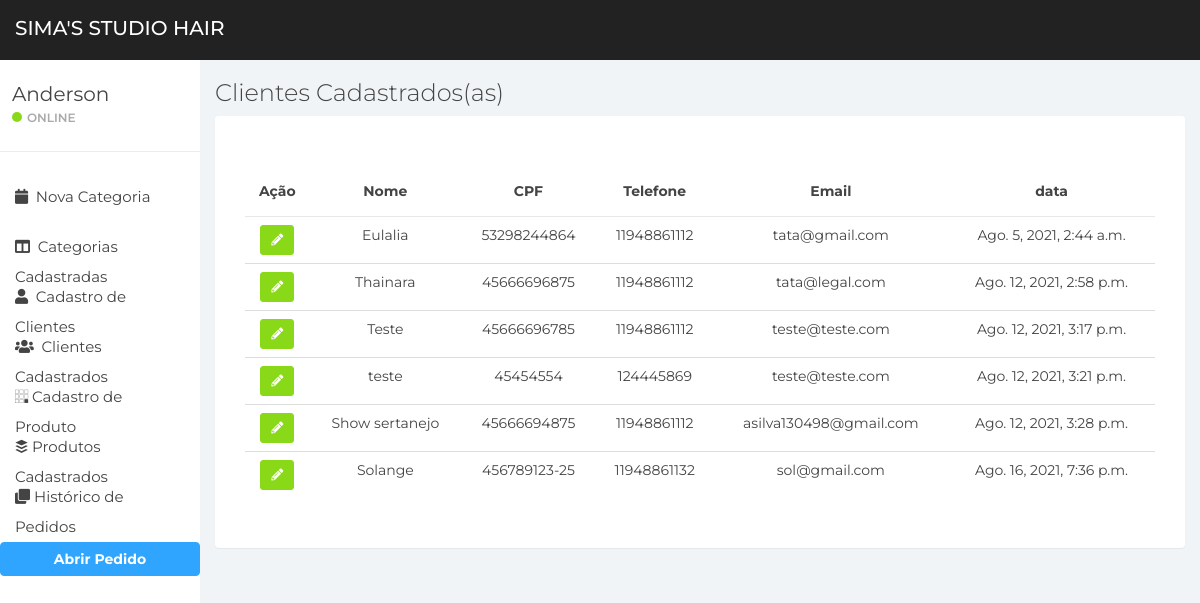
The page /cliente/list-cliente/ on the database its author committed.
### apps/cliente/models.py (models this page shows, shortened)
class Cliente(models.Model):
    loja = models.ForeignKey(to=Store, on_delete=models.DO_NOTHING, blank=True, null=True)
    nome = models.CharField(max_length=50)
    sobrenome = models.CharField(max_length=50)
    cpf = models.CharField(max_length=15,unique=True)
    telefone = models.CharField(max_length=200)
    email = models.EmailField(max_length=100)
    data = models.DateTimeField(auto_now_add=True)
    is_active = models.BooleanField(default=True)
    class Meta:
        verbose_name = "Cliente"
        verbose_name_plural = "Clientes"

### apps/cliente/views.py (the view)
# urls.py: path('list-cliente/', views.list_cliente, name="list-cliente"),
def list_cliente(request):
    page_title = 'Clientes Cadastrados(as)'
    msg = None
    notification = None
    clientes = None
    clientes = models.Cliente.objects.filter(is_active=True)
    if not clientes:
        msg = 'Nenhum cliente Cadastrado(a)'
        notification = 'danger'
    context = {
        'clientes': clientes, 'notification': notification, 'msg': msg, 'page_title': page_title
    }
    return render(request, 'clientes_cadastrados.html', context)

### apps/cliente/templates/clientes_cadastrados.html
{% extends 'base/base.html' %}
{% block content %}
<div class="panel-body">
    <div class="table-responsive">
        <table class="table">
            <thead>
            <tr>
                <th class="text-center">Ação</th>
                <th class="text-center">Nome</th>
                <th class="text-center">CPF</th>
                <th class="text-center">Telefone</th>
                <th class="text-center">Email</th>
                <th class="text-center">data</th>
            </tr>
            </thead>
            <tbody>
            {% for u in clientes %}
            <tr>
                <td align="center">
                    <div class="btn-group btn-group-smd shadow" role="group" aria-label="Basic example">
                        <a href="{% url 'cliente:edit-cliente' u.pk %}" class="btn btn-success btn-sm shadow"><i class="fas fa-pencil-alt"></i></a>
                    </div>
                </td>
                <td align="center">{{ u.nome }}</td>
                <td align="center">{{ u.cpf }}</td>
                <td align="center">{{ u.telefone }}</td>
                <td align="center">{{ u.email }}</td>
                <td align="center">{{ u.data }}</td>
            </tr>
            {% endfor %}
            </tbody>
        </table>
    </div>
</div>
{% endblock %}

### static/css/styles.css (style rules this page uses)
body { background: #f1f4f7; padding-top: 60px; font-size: 14px; color: #444444; font-family: "Montserrat", "Helvetica Neue", Helvetica, Arial, sans-serif; }
a, a:hover, a:focus { color: #30a5ff; }
.btn-success, .btn-success:hover, .btn-success:focus, .btn-success:active, .btn-success.active, .open > .dropdown-toggle.btn-success, .btn-success.disabled, .btn-success[disabled], fieldset[disabled] .btn-success, .btn-success.disabled:hover, .btn-success[disabled]:hover, fieldset[disabled] .btn-success:hover, .btn-success.disabled:focus, .btn-success[disabled]:focus, fieldset[disabled] .btn-success:focus, .btn-success.disabled:active, .btn-success[disabled]:active, fieldset[disabled] .btn-success:active, .btn-success.disabled.active, .btn-success[disabled].active, fieldset[disabled] .btn-success.active { background-color: #8ad919; border-color: #8ad919; }
.table { background: #fff; }
.table > thead > tr > th { border-bottom: 1px solid #e6e7e8; vertical-align: middle; height: 50px; }

### rows shown on the page
Cliente: nome "Eulalia", cpf "53298244864", telefone "11948861112", email "tata@gmail.com", data "Ago. 5, 2021, 2:44 a.m."
Cliente: nome "Thainara", cpf "45666696875", telefone "11948861112", email "tata@legal.com", data "Ago. 12, 2021, 2:58 p.m."
Cliente: nome "Teste", cpf "45666696785", telefone "11948861112", email "teste@teste.com", data "Ago. 12, 2021, 3:17 p.m."
Cliente: nome "teste", cpf "45454554", telefone "124445869", email "teste@teste.com", data "Ago. 12, 2021, 3:21 p.m."
Cliente: nome "Show sertanejo", cpf "45666694875", telefone "11948861112", email "asilva130498@gmail.com", data "Ago. 12, 2021, 3:28 p.m."
Cliente: nome "Solange", cpf "456789123-25", telefone "11948861132", email "sol@gmail.com", data "Ago. 16, 2021, 7:36 p.m."

### other values the page prints
{{ page_title }} "Clientes Cadastrados(as)"
